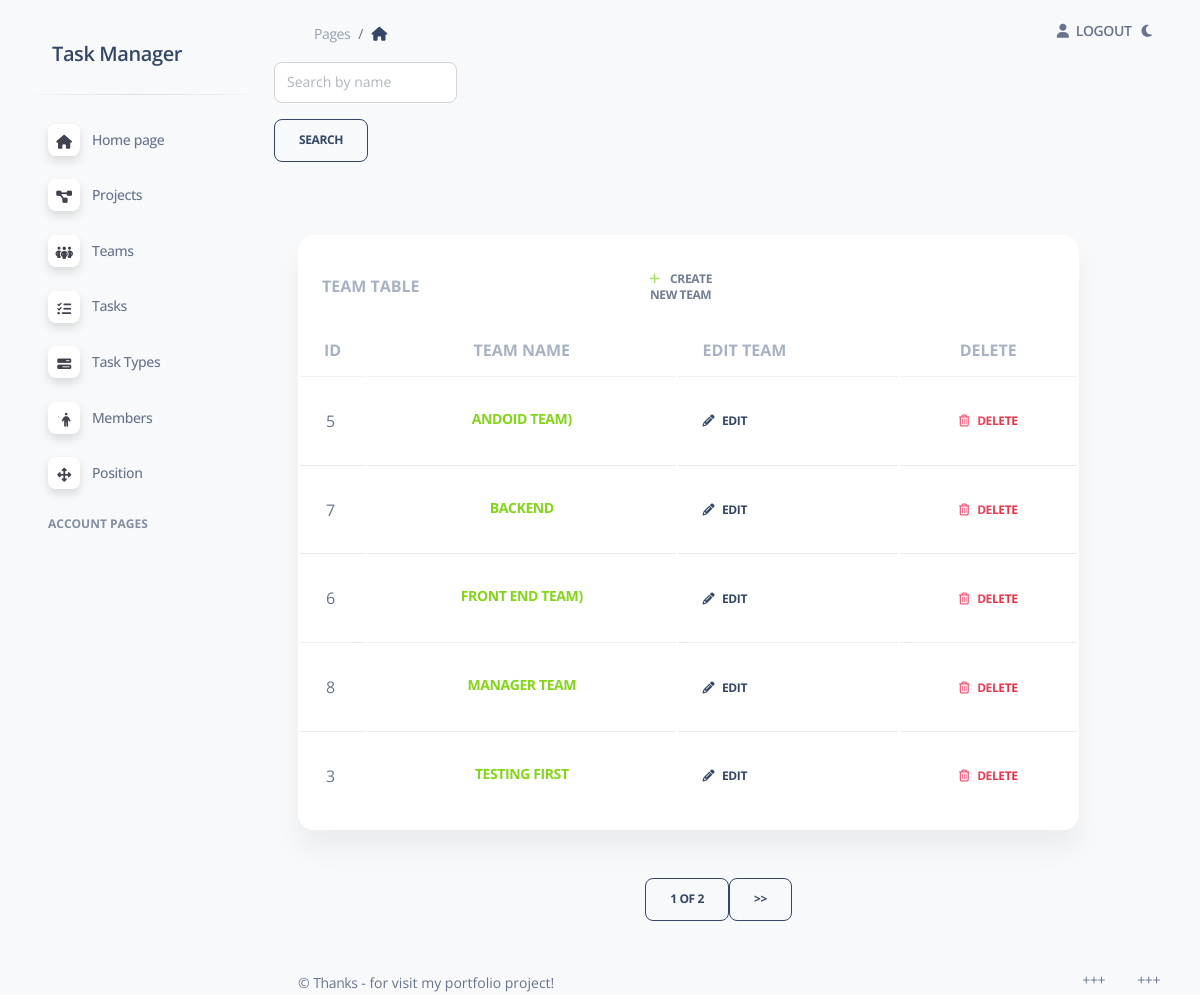
/task_manager/teams/ (signed in), run on the app's committed database.
### task_manager/models.py (models this page shows, shortened)
class Team(models.Model):
    name = models.CharField(max_length=70)
    description = models.TextField(null=True, blank=True)
    members = models.ManyToManyField(
        settings.AUTH_USER_MODEL,
        related_name="teams",
    )
    class Meta:
        ordering = ["name"]
        constraints = [
            UniqueConstraint(
                name="unique_team_name", fields=["name"]
            )
        ]
    def get_absolute_url(self):
        return reverse("task_manager:team-detail", args=[str(self.id)])

### task_manager/views.py (the view)
class TeamListView(LoginRequiredMixin, generic.ListView):
    model = Team
    queryset = Team.objects.all()
    paginate_by = 5
    def get_context_data(self, *, object_list=None, **kwargs) -> None:
        context = super(TeamListView, self).get_context_data(**kwargs)
        name = self.request.GET.get("name", "")
        context["team_search_form"] = TeamSearchForm(
            initial={"name": name}
        )
        return context
    def get_queryset(self) -> queryset:
        form = TeamSearchForm(self.request.GET)
        if form.is_valid():
            return self.queryset.filter(
                name__icontains=form.cleaned_data["name"]
            )
        return self.queryset

### task_manager/forms.py
class TeamSearchForm(forms.Form):
    name = forms.CharField(
        max_length=70,
        required=False,
        label="",
        widget=forms.TextInput(
            attrs={
                "placeholder": "Search by name"
            }
        )
    )

### task_manager/context_processors.py (called while the page is built)
def cfg_assets_root(request):
    return {"ASSETS_ROOT": settings.ASSETS_ROOT}

### task_manager/templatetags/query_transform.py (called while the page is built)
@register.simple_tag
def query_transform(request, **kwargs):
    updated = request.GET.copy()
    for key, value in kwargs.items():
        if value is not None:
            updated[key] = value
        else:
            updated.pop(key, 0)
    return updated. urlencode()

### templates/task_manager/team_list.html (shortened to what this page needs)
{% extends "base.html" %}
{% load crispy_forms_tags %}
{% load crispy_forms_filters %}
{% block content %}
  <div class="input-group">
    <form class="form-row" action="" method="GET">
      {{ team_search_form | crispy }}
      <input class="btn btn-outline-dark" type="submit" value="Search">
    </form>
  </div>
  <hr>
    <div class="container-fluid py-4">
      <div class="row col-12">
        <div class="col-11">
          <div class="card mb-4">
            <div class="card-header pb-0">
              <h6 class="text-uppercase text-secondary text-xl font-weight-bolder opacity-7">
                Team table<a class="col-xl-2 btn btn-link text-dark px-3 mb-0" style="margin-left: 200px;" href="{% url 'task_manager:team-create' %}">
              <i class="fas fa-plus text-success me-2" aria-hidden="true"></i>
                <strong>Create new Team</strong></a></h6>
            </div>
            <div class="card-body px-0 pt-0 pb-2">
              <div class="table-responsive p-0">
                <table class="table align-items-center mb-0">
                  {% if team_list %}
                  <thead>
                    <tr>
                      <th class="text-uppercase text-secondary text-xl font-weight-bolder opacity-7">id</th>
                      <th class="text-uppercase text-secondary text-xl font-weight-bolder opacity-7" style="text-align: center">Team name</th>
                      <th class="text-uppercase text-secondary text-xl font-weight-bolder opacity-7" style="text-align: left">Edit Team</th>
                      <th class="text-uppercase text-secondary text-xl font-weight-bolder opacity-7" style="text-align: center">Delete</th>
                    </tr>
                  </thead>
                  <tbody>
                  {% for team in team_list %}
                    <tr>
                      <td class="col-lg-1">
                        <div class="d-flex px-2 py-1">
                          <div class="d-flex flex-column justify-content-center" style="margin-left: 10px">
                            {{ team.id }}
                          </div>
                        </div>
                      </td>
                      <td>
                         <a class="btn btn-link text-bg-success text-gradient container-fluid" style="margin-top: 10px" href="{{ team.get_absolute_url }}">
                          <span style="font-size: 14px">{{ team.name }}</span>
                      </td>
                      <td>
                         <a class="btn btn-link text-dark px-3 mb-0 edit container-fluid col-3" href="{% url 'task_manager:team-update' pk=team.id %}">
                           <i class="fas fa-pencil-alt text-dark me-2" style="margin: 0" aria-hidden="true"></i>Edit
                            </a>
                      </td>
                       <td style="text-align: center;">
                         <a class="btn btn-link text-danger text-gradient px-3 mb-0 delete" href="{% url 'task_manager:team-delete' pk=team.id %}">
                           <i class="far fa-trash-alt me-2"></i>Delete</a>
                       </td>
                    </tr>
                  {% endfor %}
                  </tbody>
                  {% else %}
                    <p style="text-align: center; color: mediumspringgreen">There are no Team in this table</p>
                  {% endif %}
                </table>
              </div>
            </div>
          </div>
        </div>
      </div>
    </div>
{% endblock content %}

### static/assets/css/dark-theme-core.css (style rules this page uses)
body { transition: background-color 200ms ease-in; }

### data on the page
Team: id "5", name "ANDOID TEAM)"
Team: id "7", name "BACKEND"
Team: id "6", name "FRONT END TEAM)"
Team: id "8", name "MANAGER TEAM"
Team: id "3", name "TESTING FIRST"

### other printed values
{{ page_obj.number }} "1"
{{ paginator.num_pages }} "2"
